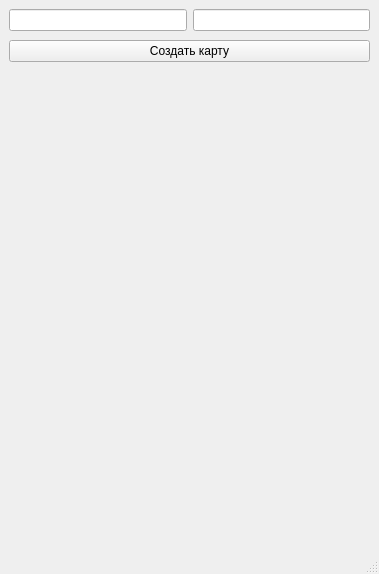
<?xml version="1.0" encoding="UTF-8"?>
<ui version="4.0">
 <class>MainAPI</class>
 <widget class="QMainWindow" name="MainAPI">
  <property name="geometry">
   <rect>
    <x>0</x>
    <y>0</y>
    <width>379</width>
    <height>574</height>
   </rect>
  </property>
  <property name="windowTitle">
   <string>Редактор Карты</string>
  </property>
  <widget class="QWidget" name="centralwidget">
   <layout class="QVBoxLayout" name="verticalLayout">
    <item>
     <layout class="QGridLayout" name="gridLayout">
      <property name="verticalSpacing">
       <number>9</number>
      </property>
      <item row="0" column="0">
       <widget class="QLineEdit" name="XY_Line"/>
      </item>
      <item row="0" column="1">
       <widget class="QLineEdit" name="scaleLine"/>
      </item>
      <item row="1" column="0" colspan="2">
       <widget class="QPushButton" name="SubmitMain">
        <property name="text">
         <string>Создать карту</string>
        </property>
       </widget>
      </item>
     </layout>
    </item>
    <item>
     <widget class="QLabel" name="map">
      <property name="text">
       <string/>
      </property>
      <property name="alignment">
       <set>Qt::AlignCenter</set>
      </property>
     </widget>
    </item>
   </layout>
  </widget>
  <widget class="QStatusBar" name="StatusApp"/>
 </widget>
 <resources/>
 <connections/>
</ui>
